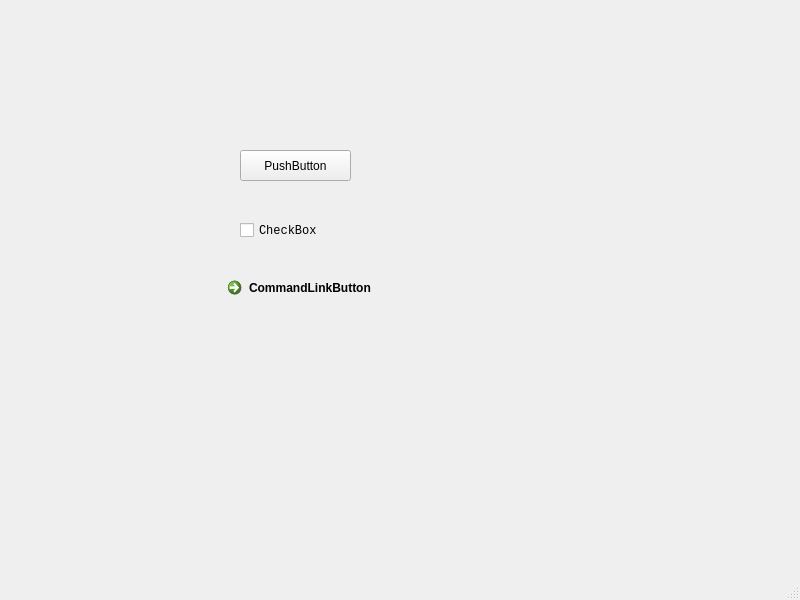
<?xml version="1.0" encoding="UTF-8"?>
<ui version="4.0">
 <class>MainWindow</class>
 <widget class="QMainWindow" name="MainWindow">
  <property name="geometry">
   <rect>
    <x>0</x>
    <y>0</y>
    <width>800</width>
    <height>600</height>
   </rect>
  </property>
  <property name="windowTitle">
   <string>MainWindow</string>
  </property>
  <widget class="QWidget" name="centralwidget">
   <widget class="QPushButton" name="pushButton">
    <property name="geometry">
     <rect>
      <x>240</x>
      <y>150</y>
      <width>111</width>
      <height>31</height>
     </rect>
    </property>
    <property name="text">
     <string>PushButton</string>
    </property>
   </widget>
   <widget class="QCheckBox" name="checkBox">
    <property name="geometry">
     <rect>
      <x>240</x>
      <y>220</y>
      <width>111</width>
      <height>21</height>
     </rect>
    </property>
    <property name="font">
     <font>
      <family>Courier New</family>
      <pointsize>9</pointsize>
      <weight>50</weight>
      <bold>false</bold>
     </font>
    </property>
    <property name="text">
     <string>CheckBox</string>
    </property>
   </widget>
   <widget class="QCommandLinkButton" name="commandLinkButton">
    <property name="geometry">
     <rect>
      <x>220</x>
      <y>270</y>
      <width>185</width>
      <height>41</height>
     </rect>
    </property>
    <property name="text">
     <string>CommandLinkButton</string>
    </property>
   </widget>
  </widget>
  <widget class="QMenuBar" name="menubar">
   <property name="geometry">
    <rect>
     <x>0</x>
     <y>0</y>
     <width>800</width>
     <height>23</height>
    </rect>
   </property>
  </widget>
  <widget class="QStatusBar" name="statusbar"/>
 </widget>
 <resources/>
 <connections/>
</ui>
